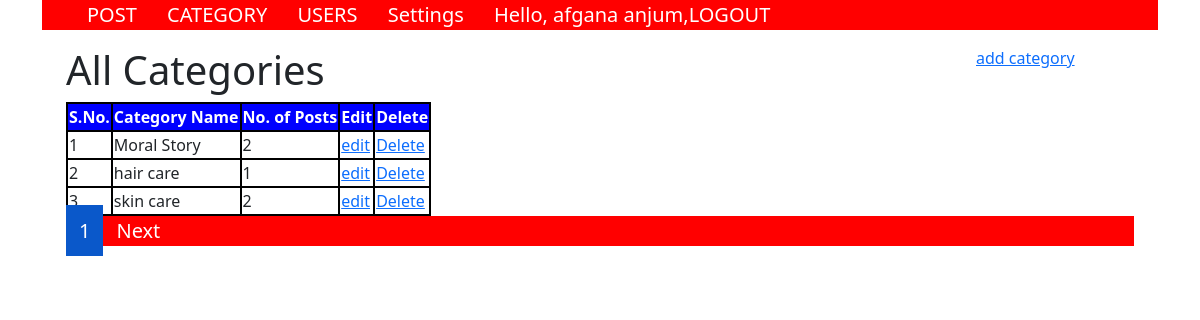
The app's page /admin/category.php (signed in) with its own data.
### tables this page shows
CREATE TABLE `category` (
  `category_id` int(11) NOT NULL,
  `category_name` varchar(100) NOT NULL,
  `post` int(11) NOT NULL
);

### admin/category.php (the view, shortened to what this page needs)
<?php include "header.php"; ?>
<div id="admin-content">
    <div class="container">
        <div class="row">
            <div class="col-md-10">
                <h1 class="admin-heading">All Categories</h1>
            </div>
            <div class="col-md-2">
                <a class="add-new" href="add-category.php">add category</a>
            </div>
            <div class="col-md-12">
              <?php
                include 'config.php';
                  $limit = 3;
                  if(isset($_GET["page"])){
                      $page = $_GET["page"];
                  }
                  else{
                      $page = 1;
                  };
                  $offset = ($page-1)* $limit;
              $sql = "SELECT * FROM  category ORDER BY category_id DESC Limit $offset,$limit";
              $result = mysqli_query($conn, $sql);
              if (mysqli_num_rows($result) > 0) {
                  $table = '<table class="content-table">';
                  $table .= '<thead>
                                  <th>S.No.</th>
                                  <th>Category Name</th>
                                  <th>No. of Posts</th>
                                  <th>Edit</th>
                                  <th>Delete</th>
                              </thead>
                              <tbody>';
                             $serial = $offset + 1;
                             while($row = mysqli_fetch_assoc($result)) {
                             $table .= "<tr>
                            <td class='id'>{$serial}</td>
                            <td>{$row["category_name"]}</td>
                            <td>{$row["post"]}</td>
                            <td class='edit'><a href='update-category.php?id={$row['category_id']}' >edit<i class='fa fa-edit'></i></a></td>
                            <td class='delete'><a href='delete-category.php?id={$row['category_id']}'>Delete<i class='fa fa-trash-o'></i></a></td>
                        </tr>";
                        $serial++;
                  }
                  $table .= '</tbody></table>';
                  echo $table;
              } else {
                  echo "<h3>No Results Found.</h3>";
              }
              $sql1 = "SELECT COUNT(category_id) FROM category";
              $result_1 = mysqli_query($conn,$sql1);
              $row_db = mysqli_fetch_row($result_1);
              $total_record = $row_db[0];
              $total_page = ( $total_record / $limit);
              echo  "<ul class='pagination admin-pagination'>";
                  if($total_record > $limit){
                      for ($i=1; $i<=$total_page ; $i++) {
                          if($i == $page){
                              $cls ='btn-primary active';
                          }else{
                              $cls ='btn-primary';
                          }
                          echo"<li><a href='category.php?page=".$i."' class='{$cls}'>$i</a></li>";
                      }
                  }
                  if($total_page>$page){
                      echo"<li> <a href='category.php?page=".($page+1)."'>Next</a></li>";
                  }
              echo "</ul>";
              ?>
            </div>
        </div>
    </div>
</div>

### admin/header.php (style rules this page uses)
ul { list-style-type: none; background-color:red; }
li { display: inline-block; }
li a { text-decoration:none; padding:12px 13px; font-size:20px; color:#fff; font-weight:600px; }
.content-table th { background:blue; color:#fff; }
.content-table td ,th { border:solid 2px black; }

### records on screen
category: category_name "Moral Story", post "2"
category: category_name "hair care", post "1"
category: category_name "skin care", post "2"

### other values on screen
$_SESSION["username"] "afgana anjum"
